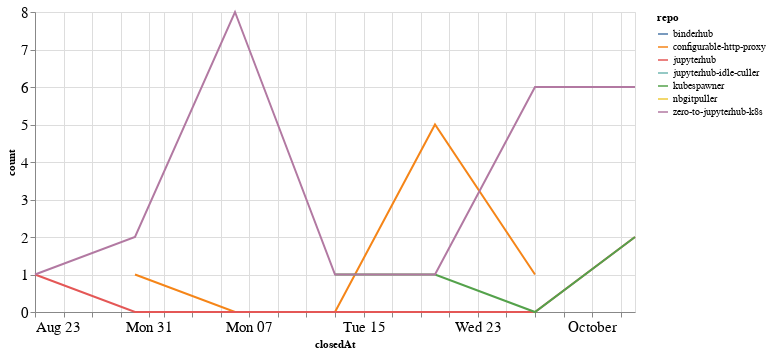

Write notebook code for a chart like this one.
### Code cell
closed_by_time = closed_by.groupby('repo').resample('W', on='closedAt').count()['author'].reset_index()
closed_by_time = closed_by_time.rename(columns={'author': 'count'})

alt.Chart(closed_by_time, width=600).mark_line().encode(
    x='closedAt',
    y='count',
    color='repo',
    tooltip="repo"
)

### Figure 1 — Vega-Lite specification as saved in the notebook (floating-point values rounded to 4 significant figures)
{"config": {"axisLeft": {"labelFontSize": 15}, "axisBottom": {"labelFontSize": 15}}, "data": {"name": "data-3136fe06b385012f623b0e17d6725295"}, "mark": "line", "encoding": {"color": {"type": "nominal", "field": "repo"}, "tooltip": {"type": "nominal", "field": "repo"}, "x": {"type": "temporal", "field": "closedAt"}, "y": {"type": "quantitative", "field": "count"}}, "width": 600, "$schema": "https://vega.github.io/schema/vega-lite/v4.8.1.json", "datasets": {"data-3136fe06b385012f623b0e17d6725295": [{"repo": "binderhub", "closedAt": "2020-08-23T00:00:00", "count": 1}, {"repo": "configurable-http-proxy", "closedAt": "2020-08-30T00:00:00", "count": 1}, {"repo": "configurable-http-proxy", "closedAt": "2020-09-06T00:00:00", "count": 0}, {"repo": "configurable-http-proxy", "closedAt": "2020-09-13T00:00:00", "count": 0}, {"repo": "configurable-http-proxy", "closedAt": "2020-09-20T00:00:00", "count": 5}, {"repo": "configurable-http-proxy", "closedAt": "2020-09-27T00:00:00", "count": 1}, {"repo": "jupyterhub", "closedAt": "2020-08-23T00:00:00", "count": 1}, {"repo": "jupyterhub", "closedAt": "2020-08-30T00:00:00", "count": 0}, {"repo": "jupyterhub", "closedAt": "2020-09-06T00:00:00", "count": 0}, {"repo": "jupyterhub", "closedAt": "2020-09-13T00:00:00", "count": 0}, {"repo": "jupyterhub", "closedAt": "2020-09-20T00:00:00", "count": 0}, {"repo": "jupyterhub", "closedAt": "2020-09-27T00:00:00", "count": 0}, {"repo": "jupyterhub", "closedAt": "2020-10-04T00:00:00", "count": 2}, {"repo": "jupyterhub-idle-culler", "closedAt": "2020-08-23T00:00:00", "count": 1}, {"repo": "kubespawner", "closedAt": "2020-09-13T00:00:00", "count": 1}, {"repo": "kubespawner", "closedAt": "2020-09-20T00:00:00", "count": 1}, {"repo": "kubespawner", "closedAt": "2020-09-27T00:00:00", "count": 0}, {"repo": "kubespawner", "closedAt": "2020-10-04T00:00:00", "count": 2}, {"repo": "nbgitpuller", "closedAt": "2020-10-04T00:00:00", "count": 2}, {"repo": "zero-to-jupyterhub-k8s", "closedAt": "2020-08-23T00:00:00", "count": 1}, {"repo": "zero-to-jupyterhub-k8s", "closedAt": "2020-08-30T00:00:00", "count": 2}, {"repo": "zero-to-jupyterhub-k8s", "closedAt": "2020-09-06T00:00:00", "count": 8}, {"repo": "zero-to-jupyterhub-k8s", "closedAt": "2020-09-13T00:00:00", "count": 1}, {"repo": "zero-to-jupyterhub-k8s", "closedAt": "2020-09-20T00:00:00", "count": 1}, {"repo": "zero-to-jupyterhub-k8s", "closedAt": "2020-09-27T00:00:00", "count": 6}, {"repo": "zero-to-jupyterhub-k8s", "closedAt": "2020-10-04T00:00:00", "count": 6}]}}
